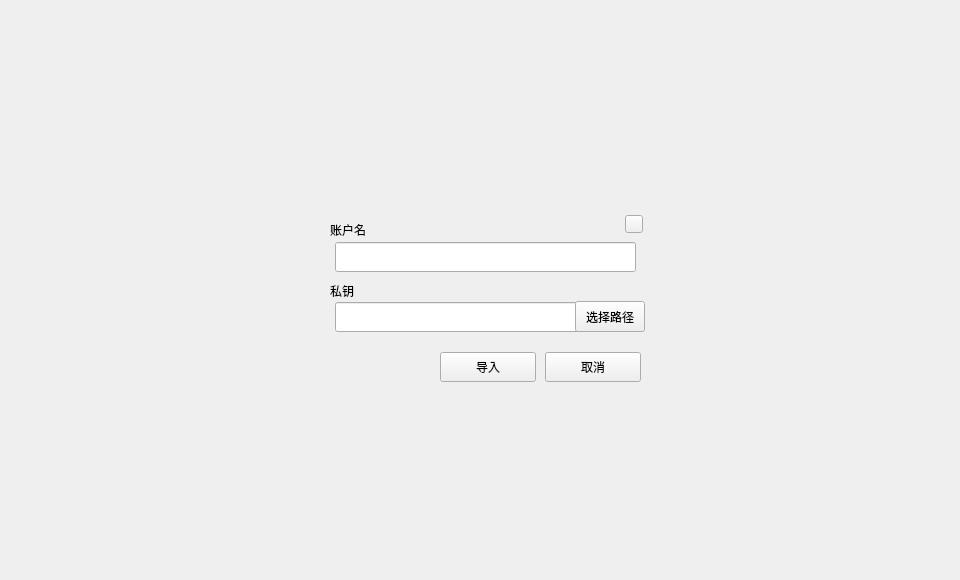
<?xml version="1.0" encoding="UTF-8"?>
<ui version="4.0">
 <class>ImportDialog</class>
 <widget class="QDialog" name="ImportDialog">
  <property name="geometry">
   <rect>
    <x>0</x>
    <y>0</y>
    <width>960</width>
    <height>580</height>
   </rect>
  </property>
  <property name="font">
   <font>
    <family>微软雅黑 Light</family>
   </font>
  </property>
  <property name="windowTitle">
   <string>Dialog</string>
  </property>
  <widget class="QLineEdit" name="privateKeyLineEdit">
   <property name="geometry">
    <rect>
     <x>335</x>
     <y>302</y>
     <width>301</width>
     <height>30</height>
    </rect>
   </property>
   <property name="font">
    <font>
     <family>微软雅黑 Light</family>
     <pointsize>10</pointsize>
    </font>
   </property>
   <property name="contextMenuPolicy">
    <enum>Qt::DefaultContextMenu</enum>
   </property>
   <property name="styleSheet">
    <string notr="true"/>
   </property>
   <property name="text">
    <string/>
   </property>
   <property name="readOnly">
    <bool>false</bool>
   </property>
  </widget>
  <widget class="QLabel" name="label">
   <property name="geometry">
    <rect>
     <x>330</x>
     <y>276</y>
     <width>180</width>
     <height>30</height>
    </rect>
   </property>
   <property name="font">
    <font>
     <family>微软雅黑 Light</family>
    </font>
   </property>
   <property name="text">
    <string>私钥</string>
   </property>
   <property name="wordWrap">
    <bool>true</bool>
   </property>
  </widget>
  <widget class="QToolButton" name="importBtn">
   <property name="geometry">
    <rect>
     <x>440</x>
     <y>352</y>
     <width>96</width>
     <height>30</height>
    </rect>
   </property>
   <property name="font">
    <font>
     <family>微软雅黑 Light</family>
    </font>
   </property>
   <property name="cursor">
    <cursorShape>PointingHandCursor</cursorShape>
   </property>
   <property name="styleSheet">
    <string notr="true"/>
   </property>
   <property name="text">
    <string>导入</string>
   </property>
  </widget>
  <widget class="QToolButton" name="cancelBtn">
   <property name="geometry">
    <rect>
     <x>545</x>
     <y>352</y>
     <width>96</width>
     <height>30</height>
    </rect>
   </property>
   <property name="cursor">
    <cursorShape>PointingHandCursor</cursorShape>
   </property>
   <property name="styleSheet">
    <string notr="true"/>
   </property>
   <property name="text">
    <string>取消</string>
   </property>
  </widget>
  <widget class="QLabel" name="tipLabel">
   <property name="geometry">
    <rect>
     <x>385</x>
     <y>433</y>
     <width>200</width>
     <height>16</height>
    </rect>
   </property>
   <property name="font">
    <font>
     <family>微软雅黑 Light</family>
    </font>
   </property>
   <property name="styleSheet">
    <string notr="true">color: rgb(255, 78, 54);</string>
   </property>
   <property name="text">
    <string/>
   </property>
  </widget>
  <widget class="QToolButton" name="closeBtn">
   <property name="geometry">
    <rect>
     <x>625</x>
     <y>215</y>
     <width>18</width>
     <height>18</height>
    </rect>
   </property>
   <property name="cursor">
    <cursorShape>PointingHandCursor</cursorShape>
   </property>
   <property name="focusPolicy">
    <enum>Qt::NoFocus</enum>
   </property>
   <property name="styleSheet">
    <string notr="true"/>
   </property>
   <property name="text">
    <string/>
   </property>
  </widget>
  <widget class="QLabel" name="label_2">
   <property name="geometry">
    <rect>
     <x>330</x>
     <y>215</y>
     <width>180</width>
     <height>30</height>
    </rect>
   </property>
   <property name="font">
    <font>
     <family>微软雅黑 Light</family>
    </font>
   </property>
   <property name="text">
    <string>账户名</string>
   </property>
   <property name="wordWrap">
    <bool>true</bool>
   </property>
  </widget>
  <widget class="QLineEdit" name="accountNameLineEdit">
   <property name="geometry">
    <rect>
     <x>335</x>
     <y>242</y>
     <width>301</width>
     <height>30</height>
    </rect>
   </property>
   <property name="font">
    <font>
     <family>微软雅黑 Light</family>
     <pointsize>10</pointsize>
    </font>
   </property>
   <property name="contextMenuPolicy">
    <enum>Qt::DefaultContextMenu</enum>
   </property>
   <property name="styleSheet">
    <string notr="true"/>
   </property>
   <property name="text">
    <string/>
   </property>
   <property name="readOnly">
    <bool>false</bool>
   </property>
  </widget>
  <widget class="QToolButton" name="pathBtn">
   <property name="geometry">
    <rect>
     <x>575</x>
     <y>301</y>
     <width>70</width>
     <height>31</height>
    </rect>
   </property>
   <property name="font">
    <font>
     <family>微软雅黑 Light</family>
     <pointsize>9</pointsize>
     <weight>50</weight>
     <italic>false</italic>
     <bold>false</bold>
     <underline>false</underline>
    </font>
   </property>
   <property name="cursor">
    <cursorShape>PointingHandCursor</cursorShape>
   </property>
   <property name="focusPolicy">
    <enum>Qt::NoFocus</enum>
   </property>
   <property name="styleSheet">
    <string notr="true"/>
   </property>
   <property name="text">
    <string>选择路径</string>
   </property>
  </widget>
 </widget>
 <resources/>
 <connections/>
</ui>
